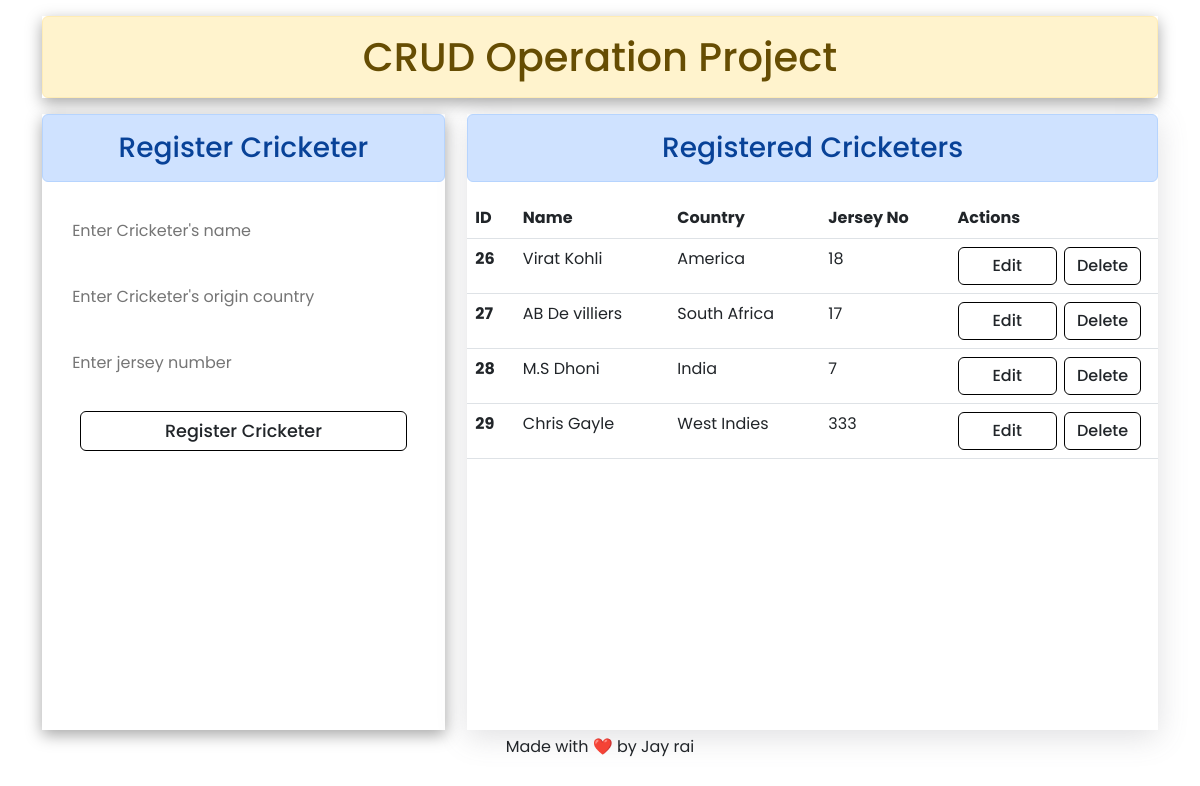
The page / on the database its author committed.
### databook/models.py (models this page shows)
class Cricketer(models.Model):
    name = models.CharField(max_length=100)
    country = models.CharField(max_length=100)
    jersey_no = models.IntegerField()

### databook/views.py (the view)
# urls.py: 2. Add a URL to urlpatterns:  path('', views.home, name='home')
def home(request):
    if request.method == 'POST':
        fetched_name = request.POST['name']
        fetched_origin_country = request.POST['origin-country']
        fetched_jersey_no = request.POST['jersey-no']
        regsiter = Cricketer(name = fetched_name,country=fetched_origin_country,jersey_no=fetched_jersey_no)
        regsiter.save()
    stored_data = Cricketer.objects.all()
    return render(request,'databook/index.html',{'cricketers':stored_data})

### databook/templates/databook/index.html (shortened to what this page needs)
{% extends 'databook/base.html' %}
{% load static %}
{% block css %}
{{block.super}}
<link rel="stylesheet" href="{% static 'databook/css/style.css' %}">
{% endblock css %}
{% block content %}
<div class="boxes">
    <div class="left-box">
        <h3 class="alert alert-primary text-center">Register Cricketer</h3>
    <form method="post">
        <input type="text" name="name" id="name" placeholder="Enter Cricketer's name" required>
        <input type="text" name="origin-country" id="origin-country" placeholder="Enter Cricketer's origin country" required>
        <input type="number" name="jersey-no" id="jersey-no" placeholder="Enter jersey number" required>
        <button class="btn btn-add" type="submit">Register Cricketer</button>
    </form>
</div>
<div class="right-box">
    <h3 class="alert alert-primary text-center">Registered Cricketers</h3>
        {% if cricketers %}
            <table class="table">
                <thead>
                <tr>
                    <th scope="col">ID</th>
                    <th scope="col">Name</th>
                    <th scope="col">Country</th>
                    <th scope="col">Jersey No</th>
                    <th scope="col">Actions</th>
                </tr>
                </thead>
            <tbody>
            {% for player in cricketers %}
            <tr>
                <th scope="row">{{player.id}}</th>
                <td>{{player.name}}</td>
                <td>{{player.country}}</td>
                <td>{{player.jersey_no}}</td>
                <td class="table-actions">
                    <a href="{% url 'update' player.id %}" class="btn btn-edit">Edit</a>
                    <form action={% url 'delete' player.id %} method="post">
                        <button class="btn btn-delete" type="submit">Delete</button>
                    </form>
                </td>
            </tr>
            {% endfor%}
        {% else %}
            <h3 class="text-center alert alert-danger">No data available</h3>
        {% endif %}
        </tbody>
      </table>
</div>
</div>
{% endblock content %}

### databook/templates/databook/base.html (shortened to what this page needs)
<!DOCTYPE html>
{% load static %}
<html lang="en">
  <head>
    <link
      href="https://cdn.jsdelivr.net/npm/bootstrap@5.2.3/dist/css/bootstrap.min.css"
      rel="stylesheet"
    />
    {% block css %}
    <link rel="stylesheet" href="{% static 'databook/css/base.css' %}">
    {% endblock css %}
  </head>
  <body>
    <div class="container mt-3">
      <div class="super-heading text-center">
        <h1 class="alert alert-warning">CRUD Operation Project</h1>
      </div>
      <div class="content">
        {% block content %}
        {% endblock content %}
      </div>
      <div class="footer">
        <p class="text-center">Made with ❤️ by Jay rai</p>
      </div>
    </div>
  </body>
</html>

### databook/static/databook/css/base.css (style rules this page uses)
* { margin: 0; padding: 0; font-family: 'Poppins', sans-serif; }
.super-heading { max-height: 12vh; font-family: 'Montserrat', sans-serif; font-weight: 500; box-shadow: rgba(0, 0, 0, 0.35) 0px 5px 15px; margin-bottom: 10px ; }
.content { height: 77vh; margin-top: 1%; }
.footer { margin-top: 5px; }
.footer p { text-align: center; }

### databook/static/databook/css/style.css (style rules this page uses)
.boxes { display: flex; height: 100%; }
.left-box { flex: 35; margin-right: 2%; box-shadow: rgba(0, 0, 0, 0.35) 0px 5px 15px; }
form { display: flex; flex-direction: column; width: 90%; margin: auto; }
form input { height: 7vh; margin: 5px 0; border: none; padding-left: 10px; }
.btn-add { border: 1px solid black; font-weight: 500; margin-top: 5px; margin: 15px auto 0 auto; font-size: 1.1rem; }
.right-box { flex: 60; box-shadow: rgba(100, 100, 111, 0.2) 0px 7px 29px 0px; }
.table-actions { display: flex; }
.table-actions a, button { width: 90%; font-weight: 500; }
.table-actions a { margin-right: 7px; }
.btn-edit, .btn-delete { border: 1px solid black; font-weight: 500; }

### rows shown on the page
Cricketer: id "26", name "Virat Kohli", country "America", jersey_no "18"
Cricketer: id "27", name "AB De villiers", country "South Africa", jersey_no "17"
Cricketer: id "28", name "M.S Dhoni", country "India", jersey_no "7"
Cricketer: id "29", name "Chris Gayle", country "West Indies", jersey_no "333"
